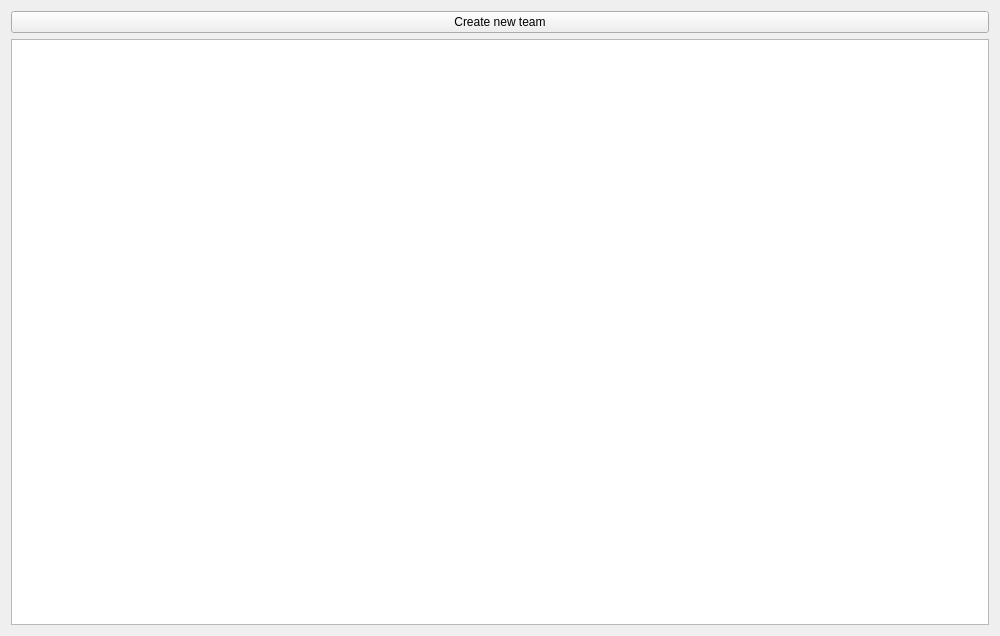
<?xml version="1.0" encoding="UTF-8"?>
<ui version="4.0">
 <class>TeamTabWidget</class>
 <widget class="QWidget" name="TeamTabWidget">
  <property name="geometry">
   <rect>
    <x>0</x>
    <y>0</y>
    <width>1000</width>
    <height>636</height>
   </rect>
  </property>
  <property name="windowTitle">
   <string/>
  </property>
  <layout class="QVBoxLayout" name="verticalLayout_3">
   <item>
    <layout class="QVBoxLayout" name="verticalLayout_4">
     <item>
      <layout class="QHBoxLayout" name="horizontalLayout">
       <item>
        <widget class="QPushButton" name="btnNewTeam">
         <property name="text">
          <string>Create new team</string>
         </property>
         <property name="icon">
          <iconset resource="../tournament.qrc">
           <normaloff>:/icons/document-new-5.png</normaloff>:/icons/document-new-5.png</iconset>
         </property>
        </widget>
       </item>
      </layout>
     </item>
     <item>
      <widget class="TeamTableView" name="teamList">
       <property name="selectionMode">
        <enum>QAbstractItemView::SingleSelection</enum>
       </property>
       <property name="selectionBehavior">
        <enum>QAbstractItemView::SelectRows</enum>
       </property>
       <property name="sortingEnabled">
        <bool>true</bool>
       </property>
       <attribute name="verticalHeaderVisible">
        <bool>false</bool>
       </attribute>
      </widget>
     </item>
    </layout>
   </item>
  </layout>
 </widget>
 <customwidgets>
  <customwidget>
   <class>TeamTableView</class>
   <extends>QTableView</extends>
   <header>ui/TeamTableView.h</header>
   <slots>
    <slot>onTeamDoubleClicked(QModelIndex)</slot>
   </slots>
  </customwidget>
 </customwidgets>
 <resources>
  <include location="../tournament.qrc"/>
 </resources>
 <connections>
  <connection>
   <sender>btnNewTeam</sender>
   <signal>clicked()</signal>
   <receiver>TeamTabWidget</receiver>
   <slot>onCreateTeamClicked()</slot>
   <hints>
    <hint type="sourcelabel">
     <x>499</x>
     <y>27</y>
    </hint>
    <hint type="destinationlabel">
     <x>499</x>
     <y>317</y>
    </hint>
   </hints>
  </connection>
  <connection>
   <sender>teamList</sender>
   <signal>doubleClicked(QModelIndex)</signal>
   <receiver>teamList</receiver>
   <slot>onTeamDoubleClicked(QModelIndex)</slot>
   <hints>
    <hint type="sourcelabel">
     <x>499</x>
     <y>333</y>
    </hint>
    <hint type="destinationlabel">
     <x>499</x>
     <y>333</y>
    </hint>
   </hints>
  </connection>
 </connections>
 <slots>
  <slot>onCreateTeamClicked()</slot>
 </slots>
</ui>
